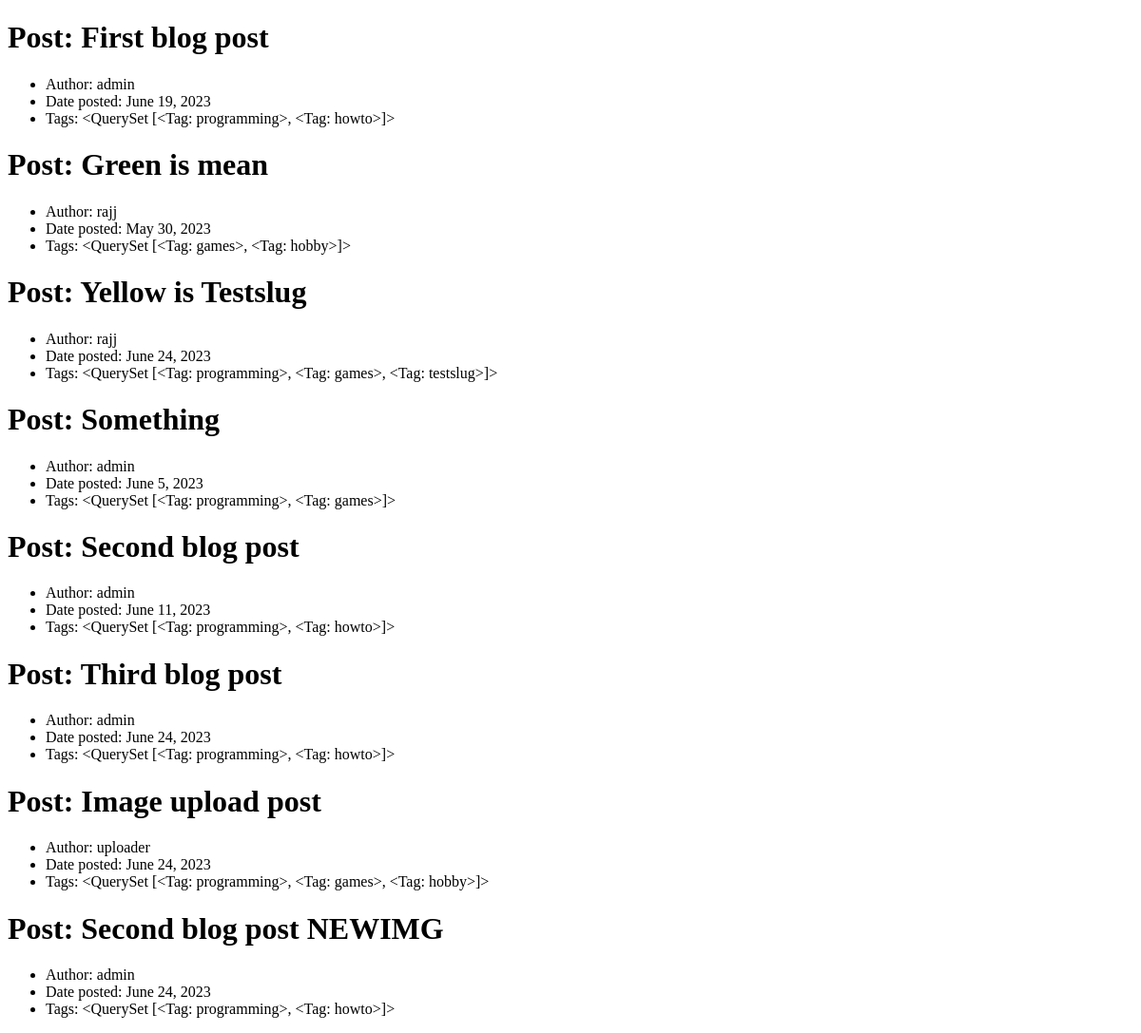
The page /blog/posts/ on the database as committed earlier.
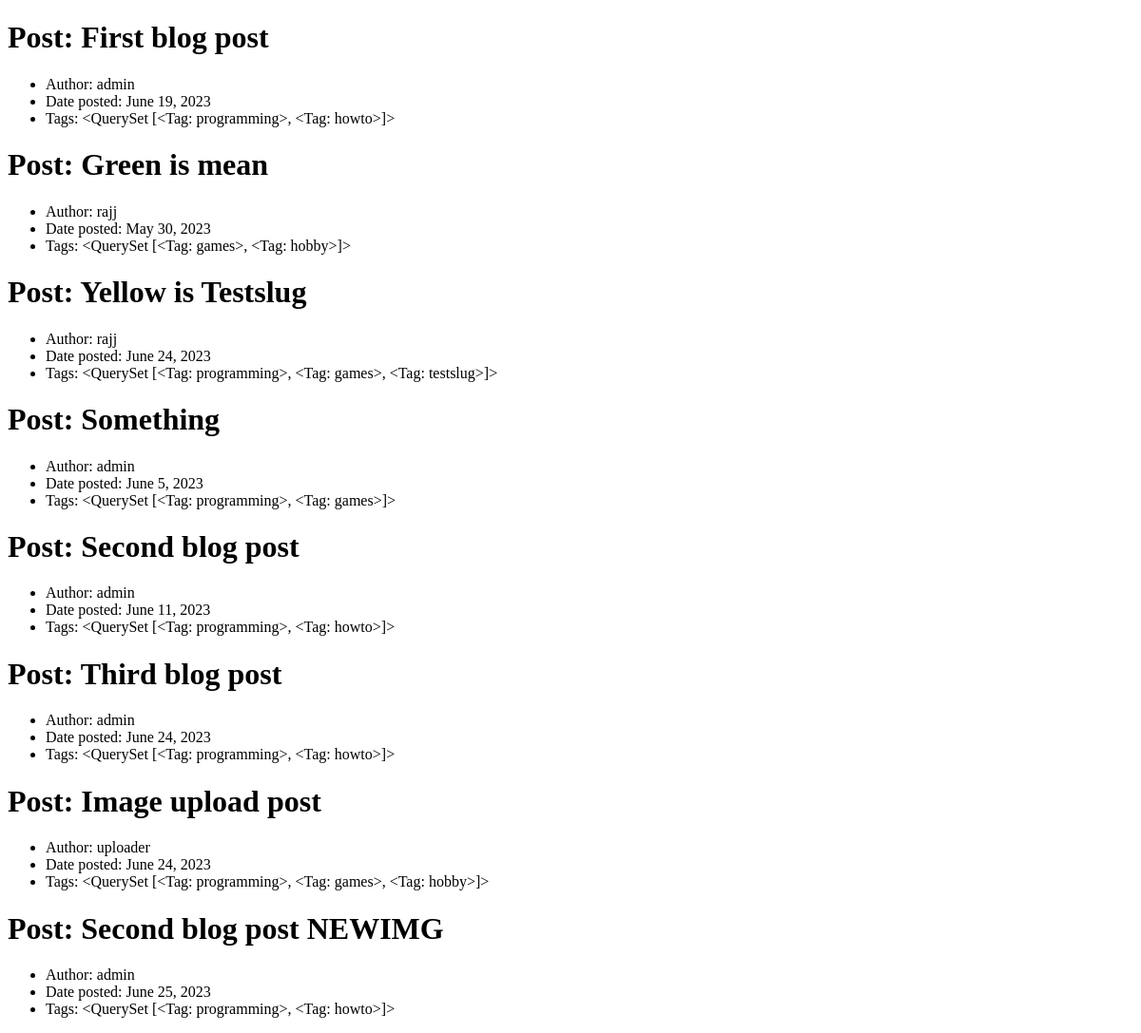
The same page on the database as committed later.
### blogapp/models.py (models this page shows, shortened)
class Post(models.Model):
    title = models.CharField(max_length=200)
    author = models.ForeignKey(User,
                                on_delete=models.CASCADE,
                                related_name="posts")
    date_posted = models.DateField()
    date_updated = models.DateField(auto_now=True, blank=True)
    tags = models.ManyToManyField(Tag, related_name="posts")
    content = models.TextField()
    img = models.ImageField(null=True, blank=True, upload_to=upload_to_cover)
    views = models.IntegerField(default=0, blank=True)
    likes = models.IntegerField(default=0, blank=True)
    slug = models.SlugField(null=False, unique=True, default='temp')

class User(models.Model):
    username = models.CharField(max_length=50)
    name = models.CharField(max_length=50)
    password = models.CharField(max_length=50)
    mail = models.EmailField(max_length=100)
    bio = models.CharField(max_length=500)
    avatar = models.ImageField(null=True, blank=True, upload_to=upload_to_avatar)
    slug = models.SlugField(null=False, unique=True, default='temp')
    liked_posts = models.ManyToManyField('Post', related_name="liked_by", blank=True)
    liked_comments = models.ManyToManyField('Comment', related_name='liked_by', blank=True)
    def __str__(self):
        return self.username

class Tag(models.Model):
    name = models.CharField(max_length=25)
    description = models.CharField(max_length=500)
    slug = models.SlugField(null=False, unique=True, default='temp')
    def __str__(self):
        return self.name

### blogapp/views.py (the view)
# urls.py: path("posts/", PostListView.as_view(), name="post_list"),
class PostListView(ListView):
    model = Post
    template_name = "blogapp/post_list.html"

### blogapp/templates/blogapp/post_list.html (shortened to what this page needs)
<!DOCTYPE html>
<html lang="en">
<head>
</head>
<body>
    {% for object in object_list %}
    <h1>Post: {{object.title}} </h1>
    <ul>
        <li>Author: {{object.author}}</li>
        <li>Date posted: {{object.date_posted}}</li>
        <li>Tags: {{object.tags.all}}</li>
    </ul>
    {% endfor %}
</body>
</html>

Rows that differ between the two databases and show on the page:
changed Post "Second blog post NEWIMG": date_posted "June 24, 2023" → "June 25, 2023"
